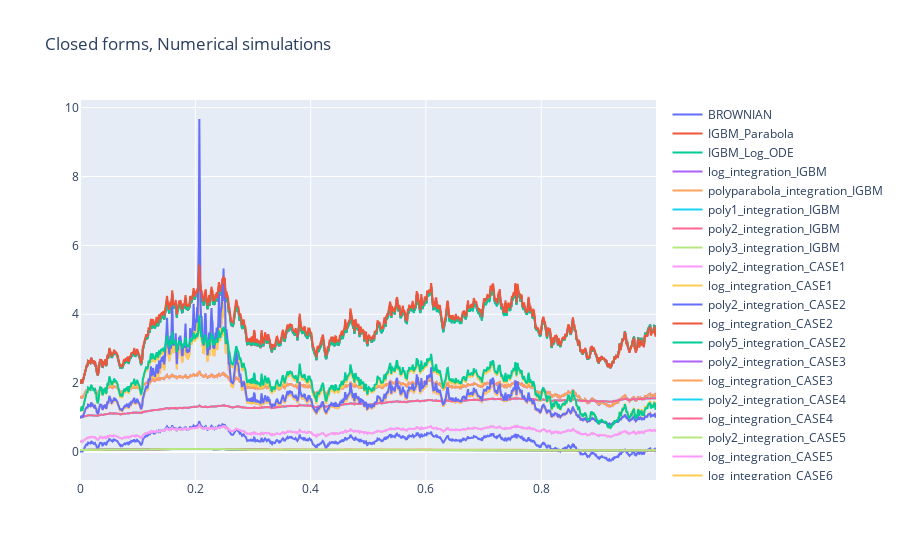

Source (notebook cell):
### Code cell
"""
Inhomogeneous Geometric Brownian Motion
dy_t = a(b-y_t) + sigma y_t dW_t
IGBM_Parabola: 
    Closed-form formula linking y_t to y_{t+dt}, replace W_t by Parabola_t
IGBM_Log_ODE: 
    Log ODE method
polyparabola_integration_IGBM:
    Same as the poly2_integration one but using dParabola_u = (W_1 + (6-u)H_1)du
polyn_integration_IGBM:
    Numerical scheme obtained by replacing dW_t by dW^n_t
    
    
Different SDEs
Case1: 
dy_t = y_t^2 dW_t, y_0 = 1
=> y_t = 1/(1-W_t)

Case2 (GBM):
dy_t = y_tdt + y_t dW_t, y_0 = 2
=> y_t = 2exp(1/2t + W_t)


Case3:
dy_t = sin(y_t) dW_t, y_0 = PI/2

Case4 (CIR Process):
dy_t = (1.2-y_t) + 0.2sqrt(y_t)dW_t, y_0 = 1.

Case5:
A modified Wright-Fishcer Model
dy_t = y_t(1-y_t)dt + sqrt(y_t(1-y_t))dW_t, y_0 € ]0,1[, y_0 = 0.3

Case6:
dy_t = dt + 2sqrt(y_t)dW_t
y_t = (sqrt(y_0) + W_t)^2
"""
fig = go.Figure()
for path_name in possible_paths:
    if path_name in possible_paths:
        path = paths_dic[path_name]
        fig.add_trace(go.Scatter(x=grid, y=np.array(list(map(f_map(path, 1), grid))),
                        mode='lines',
                        name=path_name))
#Case1
f = (lambda w : 1/(1-w))
fig.add_trace(go.Scatter(x=grid, y=f(np.array(list(map(f_map(paths_dic['BROWNIAN'], 1), grid)))),
                        mode='lines',
                        name='Case1:y_0/(1-Wt)'))    
#Case2
f = (lambda t, w : 2*np.exp(0.5*t + w))
fig.add_trace(go.Scatter(x=grid, y = f(grid, np.array(list(map(f_map(paths_dic['BROWNIAN'], 1), grid)))),
                        mode='lines',
                        name='Case2:y_0exp(1/2t + Wt)'))

#Case6
f = (lambda w : (1.2**0.5 + w)**2)
fig.add_trace(go.Scatter(x=grid, y = f(np.array(list(map(f_map(paths_dic['BROWNIAN'], 1), grid)))),
                        mode='lines',
                        name='Case6:(sqrt(y_0) + Wt)^2'))
fig.update_layout(title="Closed forms, Numerical simulations")

fig.show()

### Figure 1 — Plotly figure (JSON) as saved in the notebook; plotly's stock layout.template omitted (floating-point values rounded to 4 significant figures; data arrays with more than 128 entries replaced by an {"elided": "..."} marker saying what was removed)
{"data": [{"mode": "lines", "name": "BROWNIAN", "type": "scatter", "x": {"elided": "1000 float values"}, "y": {"elided": "1000 float values"}}, {"mode": "lines", "name": "IGBM_Parabola", "type": "scatter", "x": {"elided": "1000 float values"}, "y": {"elided": "1000 float values"}}, {"mode": "lines", "name": "IGBM_Log_ODE", "type": "scatter", "x": {"elided": "1000 float values"}, "y": {"elided": "1000 float values"}}, {"mode": "lines", "name": "log_integration_IGBM", "type": "scatter", "x": {"elided": "1000 float values"}, "y": {"elided": "1000 float values"}}, {"mode": "lines", "name": "polyparabola_integration_IGBM", "type": "scatter", "x": {"elided": "1000 float values"}, "y": {"elided": "1000 float values"}}, {"mode": "lines", "name": "poly1_integration_IGBM", "type": "scatter", "x": {"elided": "1000 float values"}, "y": {"elided": "1000 float values"}}, {"mode": "lines", "name": "poly2_integration_IGBM", "type": "scatter", "x": {"elided": "1000 float values"}, "y": {"elided": "1000 float values"}}, {"mode": "lines", "name": "poly3_integration_IGBM", "type": "scatter", "x": {"elided": "1000 float values"}, "y": {"elided": "1000 float values"}}, {"mode": "lines", "name": "poly2_integration_CASE1", "type": "scatter", "x": {"elided": "1000 float values"}, "y": {"elided": "1000 float values"}}, {"mode": "lines", "name": "log_integration_CASE1", "type": "scatter", "x": {"elided": "1000 float values"}, "y": {"elided": "1000 float values"}}, {"mode": "lines", "name": "poly2_integration_CASE2", "type": "scatter", "x": {"elided": "1000 float values"}, "y": {"elided": "1000 float values"}}, {"mode": "lines", "name": "log_integration_CASE2", "type": "scatter", "x": {"elided": "1000 float values"}, "y": {"elided": "1000 float values"}}, {"mode": "lines", "name": "poly5_integration_CASE2", "type": "scatter", "x": {"elided": "1000 float values"}, "y": {"elided": "1000 float values"}}, {"mode": "lines", "name": "poly2_integration_CASE3", "type": "scatter", "x": {"elided": "1000 float values"}, "y": {"elided": "1000 float values"}}, {"mode": "lines", "name": "log_integration_CASE3", "type": "scatter", "x": {"elided": "1000 float values"}, "y": {"elided": "1000 float values"}}, {"mode": "lines", "name": "poly2_integration_CASE4", "type": "scatter", "x": {"elided": "1000 float values"}, "y": {"elided": "1000 float values"}}, {"mode": "lines", "name": "log_integration_CASE4", "type": "scatter", "x": {"elided": "1000 float values"}, "y": {"elided": "1000 float values"}}, {"mode": "lines", "name": "poly2_integration_CASE5", "type": "scatter", "x": {"elided": "1000 float values"}, "y": {"elided": "1000 float values"}}, {"mode": "lines", "name": "log_integration_CASE5", "type": "scatter", "x": {"elided": "1000 float values"}, "y": {"elided": "1000 float values"}}, {"mode": "lines", "name": "log_integration_CASE6", "type": "scatter", "x": {"elided": "1000 float values"}, "y": {"elided": "1000 float values"}}, {"mode": "lines", "name": "Case1:y_0/(1-Wt)", "type": "scatter", "x": {"elided": "1000 float values"}, "y": {"elided": "1000 float values"}}, {"mode": "lines", "name": "Case2:y_0exp(1/2t + Wt)", "type": "scatter", "x": {"elided": "1000 float values"}, "y": {"elided": "1000 float values"}}, {"mode": "lines", "name": "Case6:(sqrt(y_0) + Wt)^2", "type": "scatter", "x": {"elided": "1000 float values"}, "y": {"elided": "1000 float values"}}], "layout": {"title": {"text": "Closed forms, Numerical simulations"}}}
